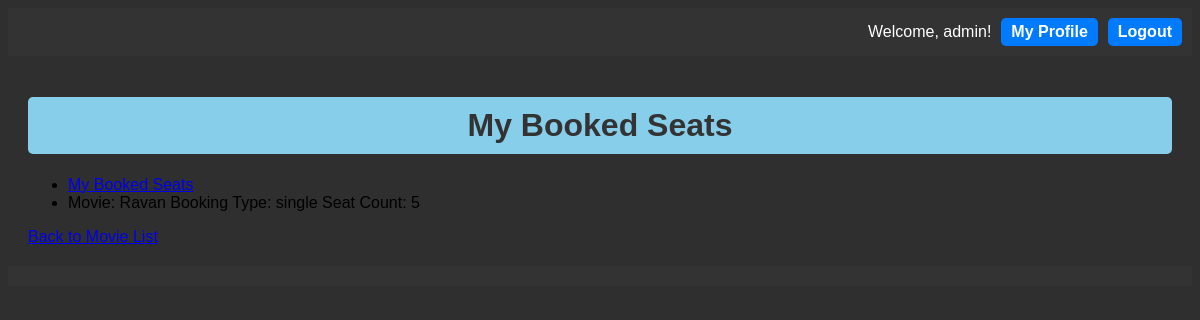
The app's page /my_bookings/ (signed in) with its own data.
### movie_booking/models.py (models this page shows, shortened)
class CustomUser(AbstractBaseUser, PermissionsMixin):
    username = models.CharField(max_length=150, unique=True)
    email = models.EmailField(unique=True)
    first_name = models.CharField(max_length=30)
    last_name = models.CharField(max_length=30)
    is_active = models.BooleanField(default=True)
    is_staff = models.BooleanField(default=False)
    objects = CustomUserManager()
    USERNAME_FIELD = 'username'
    EMAIL_FIELD = 'email'
    REQUIRED_FIELDS = ['email', 'first_name', 'last_name']

class Booking(models.Model):
    user = models.ForeignKey(CustomUser, on_delete=models.CASCADE)
    movie = models.ForeignKey(Movie, on_delete=models.CASCADE)
    booking_type = models.CharField(max_length=10)  # 'single' or 'multiple'
    seat_count = models.PositiveIntegerField(default=100)
    ticket_count = models.PositiveIntegerField(default=0)
    timestamp = models.DateTimeField(auto_now_add=True)

class Movie(models.Model):
    title = models.CharField(max_length=100)
    description = models.TextField()
    total_seats = models.PositiveIntegerField(default=100)
    release_date = models.DateField()
    seats_available = models.PositiveIntegerField()
    seats_booked = models.PositiveIntegerField(default=0)

### movie_booking/views.py (the view)
# urls.py: path('my_bookings/', views.my_bookings, name='my_bookings'),
@login_required
def my_bookings(request):
    user = request.user
    bookings = Booking.objects.filter(user=user)
    return render(request, 'movie_booking/my_bookings.html', {'bookings': bookings})

### movie_booking/templates/movie_booking/my_bookings.html
{% extends 'base.html' %}
{% load static%}
{% block content %}
<h1>My Booked Seats</h1>
<ul>
    {% for booking in bookings %}
    <li><a href="{% url 'my_bookings' %}">My Booked Seats</a></li>
        <li>
            Movie: {{ booking.movie.title }}
            Booking Type: {{ booking.booking_type }}
            Seat Count: {{ booking.seat_count }}
        </li>
    {% empty %}
        <p>No bookings found.</p>
    {% endfor %}
</ul>
<a href="{% url 'movie_list' %}">Back to Movie List</a>
{% endblock %}

### movie_booking/templates/base.html (shortened to what this page needs)
{% load static %}
<!DOCTYPE html>
<html lang="en">
<head>
    <link rel="stylesheet" type="text/css" href="{% static 'movie_booking/styles.css' %}">
</head>
<body>
    <header class="header">
        <div class="container">
            <div class="user-info">
                {% if user.is_authenticated %}
                    <span>Welcome, {{ user.username }}!</span>
                    <a href="{% url 'profile' %}" class="btn">My Profile</a>
                    <a href="{% url 'logout' %}" class="btn">Logout</a>
                {% else %}
                    <a href="{% url 'login' %}" class="btn">Login</a>
                    <a href="{% url 'signup' %}" class="btn">Signup</a>
                {% endif %}
            </div>
        </div>
    </header>
    <main class="content">
        <div class="container">
            {% block content %}
            {% endblock %}
        </div>
    </main>
    <footer class="footer">
    </footer>
</body>
</html>

### movie_booking/static/movie_booking/styles.css (style rules this page uses)
body { font-family: Arial, sans-serif; background-color: #2f2f2f; }
.header { background-color: #333; color: #fff; padding: 10px; text-align: right; }
h1, h2, h3 { background-color: #87ceeb; color: #333; padding: 10px; border-radius: 5px; text-align: center; }
.btn { text-decoration: none; padding: 8px 16px; border-radius: 5px; font-weight: bold; cursor: pointer; transition: background-color 0.3s; }
.user-info { display: flex; justify-content: flex-end; align-items: center; }
.user-info .btn { margin-left: 10px; text-decoration: none; padding: 5px 10px; background-color: #007bff; color: #fff; border-radius: 5px; }
.content { padding: 20px; }
.footer { background-color: #333; color: #fff; padding: 10px; text-align: center; }

### records on screen
CustomUser: username "admin"
Booking: movie "Ravan", booking_type "single", seat_count "5"
